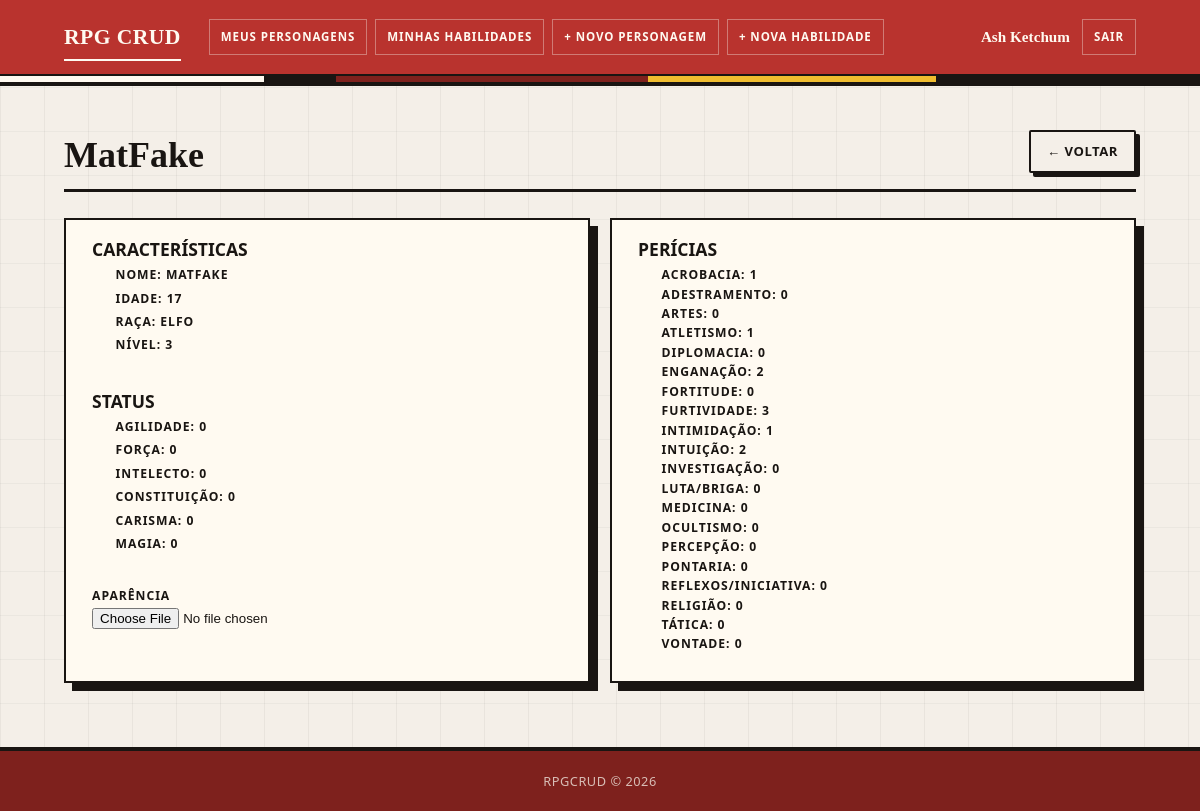
Page /pages/personagem_espiar.php?id=30 (signed in) on the committed database.
### tables this page shows
CREATE TABLE `personagem` (
  `id_usuario` int(11) DEFAULT NULL,
  `id` int(11) NOT NULL,
  `nome` varchar(100) NOT NULL,
  `idade` int(11) DEFAULT NULL,
  `raca` varchar(40) NOT NULL,
  `nivel` int(11) NOT NULL,
  `agilidade` int(11) NOT NULL,
  `forca` int(11) NOT NULL,
  `intelecto` int(11) NOT NULL,
  `constituicao` int(11) NOT NULL,
  `carisma` int(11) NOT NULL,
  `magia` int(11) NOT NULL,
  `aparencia` varchar(255) DEFAULT NULL,
  `deletado` tinyint(1) NOT NULL DEFAULT 0,
  `lore` text DEFAULT NULL
);

CREATE TABLE `pericias` (
  `id_personagem` int(11) DEFAULT NULL,
  `acrobacia` int(11) NOT NULL,
  `adestramento` int(11) NOT NULL,
  `artes` int(11) NOT NULL,
  `atletismo` int(11) NOT NULL,
  `diplomacia` int(11) NOT NULL,
  `enganacao` int(11) NOT NULL,
  `fortitude` int(11) NOT NULL,
  `furtividade` int(11) NOT NULL,
  `intimidacao` int(11) NOT NULL,
  `intuicao` int(11) NOT NULL,
  `investigacao` int(11) NOT NULL,
  `luta_briga` int(11) NOT NULL,
  `medicina` int(11) NOT NULL,
  `ocultismo` int(11) NOT NULL,
  `percepcao` int(11) NOT NULL,
  `pontaria` int(11) NOT NULL,
  `reflexos_iniciativa` int(11) NOT NULL,
  `religiao` int(11) NOT NULL,
  `tatica` int(11) NOT NULL,
  `vontade` int(11) NOT NULL
);

### config/database.php (called while the page is built, shortened)
<?php
function getConexao(): PDO {
    $dsn = "mysql:host=" . DB_HOST . ";dbname=" . DB_NAME . ";charset=" . DB_CHARSET;
    $opcoes = [
        PDO::ATTR_ERRMODE            => PDO::ERRMODE_EXCEPTION,
        PDO::ATTR_DEFAULT_FETCH_MODE => PDO::FETCH_ASSOC,
        PDO::ATTR_EMULATE_PREPARES   => false,
    ];
    return new PDO($dsn, DB_USER, DB_PASS, $opcoes);
}

### repository/PersonagemRepository.php (called while the page is built, shortened)
<?php
require_once __DIR__ . '/../config/database.php';
require_once __DIR__ . '/../entity/Personagem.php';
class PersonagemRepository {
    private PDO $pdo;
    public function __construct() {
        $this->pdo = getConexao();
    }
    public function buscarPorId(int $id): ?Personagem {
        $stmt = $this->pdo->prepare('SELECT * FROM personagem WHERE id = :id LIMIT 1');
        $stmt->execute([':id' => $id]);
        $dados = $stmt->fetch();
        if ($dados) {
            return new Personagem($dados);
        }
        return null;
    }
}

### entity/Personagem.php (called while the page is built, shortened)
<?php
class Personagem {
    private string $nome;
    private int    $idade;
    private string $raca;
    private int    $nivel;
    private int    $agilidade;
    private int    $forca;
    private int    $intelecto;
    private int    $constituicao;
    private int    $carisma;
    private int    $magia;
    public function __construct(array $dados) {
        $this->nome              =        $dados['nome']       ?? '';
        $this->idade             = (int) ($dados['idade']      ?? 0);
        $this->raca              =        $dados['raca'] ?? '';
        $this->nivel             = (int) ($dados['nivel']        ?? 0);
        $this->agilidade         = (int) ($dados['agilidade']       ?? 0);
        $this->forca             = (int) ($dados['forca']       ?? 0);
        $this->intelecto         = (int) ($dados['intelecto']      ?? 0);
        $this->constituicao      = (int) ($dados['constituicao'] ?? 0);
        $this->carisma           = (int) ($dados['carisma']        ?? 0);
        $this->magia             = (int) ($dados['magia']       ?? 0);
    }
    public function getNome():            string { return $this->nome; }
    public function getIdade():           int    { return $this->idade; }
    public function getRaca():            string { return $this->raca; }
    public function getNivel():           int    { return $this->nivel; }
    public function getAgilidade():       int    { return $this->agilidade; }
    public function getForca():           int    { return $this->forca; }
    public function getIntelecto():       int    { return $this->intelecto; }
    public function getConstituicao():    int    { return $this->constituicao; }
    public function getCarisma():         int    { return $this->carisma; }
    public function getMagia():           int    { return $this->magia; }
}

### repository/PericiaRepository.php (called while the page is built, shortened)
<?php
require_once __DIR__ . '/../config/database.php';
require_once __DIR__ . '/../entity/Pericia.php';
class PericiaRepository {
    private PDO $pdo;
    public function __construct() {
        $this->pdo = getConexao();
    }
    public function buscarPorId(int $id_personagem): ?Pericia {
        $stmt = $this->pdo->prepare('SELECT * FROM pericias WHERE id_personagem = :id_personagem LIMIT 1');
        $stmt->execute([':id_personagem' => $id_personagem]);
        $dados = $stmt->fetch();
        if ($dados) {
            return new Pericia($dados);
        }
        return null;
    }
}

### entity/Pericia.php (called while the page is built, shortened)
<?php
class Pericia {
    private int    $acrobacia;
    private int    $adestramento;
    private int    $artes;
    private int    $atletismo;
    private int    $diplomacia;
    private int    $enganacao;
    private int    $fortitude;
    private int    $furtividade;
    private int    $intimidacao;
    private int    $intuicao;
    private int    $investigacao;
    private int    $luta_briga;
    private int    $medicina;
    private int    $ocultismo;
    private int    $percepcao;
    private int    $pontaria;
    private int    $reflexos_iniciativa;
    private int    $religiao;
    private int    $tatica;
    private int    $vontade;
    public function __construct(array $dados) {
        $this->acrobacia            = (int) ($dados['acrobacia']  ?? 0);
        $this->adestramento         = (int) ($dados['adestramento']  ?? 0);
        $this->artes                = (int) ($dados['artes']  ?? 0);
        $this->atletismo            = (int) ($dados['atletismo']  ?? 0);
        $this->diplomacia           = (int) ($dados['diplomacia']  ?? 0);
        $this->enganacao            = (int) ($dados['enganacao']  ?? 0);
        $this->fortitude            = (int) ($dados['fortitude']  ?? 0);
        $this->furtividade          = (int) ($dados['furtividade']  ?? 0);
        $this->intimidacao          = (int) ($dados['intimidacao']  ?? 0);
        $this->intuicao             = (int) ($dados['intuicao']  ?? 0);
        $this->investigacao         = (int) ($dados['investigacao']  ?? 0);
        $this->luta_briga           = (int) ($dados['luta_briga']  ?? 0);
        $this->medicina             = (int) ($dados['medicina']  ?? 0);
        $this->ocultismo            = (int) ($dados['ocultismo']  ?? 0);
        $this->percepcao            = (int) ($dados['percepcao']  ?? 0);
        $this->pontaria             = (int) ($dados['pontaria']  ?? 0);
        $this->reflexos_iniciativa  = (int) ($dados['reflexos_iniciativa']  ?? 0);
        $this->religiao             = (int) ($dados['religiao']  ?? 0);
        $this->tatica               = (int) ($dados['tatica']  ?? 0);
        $this->vontade              = (int) ($dados['vontade']  ?? 0);
    }
    public function getAcrobacia():                 int    { return $this->acrobacia; }
    public function getAdestramento():              int    { return $this->adestramento; }
    public function getArtes():                     int    { return $this->artes; }
    public function getAtletismo():                 int    { return $this->atletismo; }
    public function getDiplomacia():                int    { return $this->diplomacia; }
    public function getEnganacao():                 int    { return $this->enganacao; }
    public function getFortitude():                 int    { return $this->fortitude; }
    public function getFurtividade():               int    { return $this->furtividade; }
    public function getIntimidacao():               int    { return $this->intimidacao; }
    public function getIntuicao():                  int    { return $this->intuicao; }
    public function getInvestigacao():              int    { return $this->investigacao; }
    public function getLuta_Briga():                int    { return $this->luta_briga; }
    public function getMedicina():                  int    { return $this->medicina; }
    public function getOcultismo():                 int    { return $this->ocultismo; }
    public function getPercepcao():                 int    { return $this->percepcao; }
    public function getPontaria():                  int    { return $this->pontaria; }
    public function getReflexos_Iniciativa():       int    { return $this->reflexos_iniciativa; }
    public function getReligiao():                  int    { return $this->religiao; }
    public function getTatica():                    int    { return $this->tatica; }
    public function getVontade():                   int    { return $this->vontade; }
}

### pages/personagem_espiar.php (the view, shortened to what this page needs)
<?php
require_once __DIR__ . '/../repository/PersonagemRepository.php';
require_once __DIR__ . '/../repository/PericiaRepository.php';
$repo_personagem = new PersonagemRepository();
$repo_pericia = new PericiaRepository();
$personagem = null;
$pericias = null;
$id_personagem = 0;
if (isset($_GET['id'])) {
    $id_personagem = (int) $_GET['id'];
}
if ($id_personagem > 0) {
  $personagem = $repo_personagem->buscarPorId($id_personagem);
  $pericias = $repo_pericia->buscarPorId($id_personagem);
}
require_once __DIR__ . '/../includes/header.php';
?>
<div class="page-header">
  <h2><?= $personagem->getNome(); ?></h2>
  <a href="index.php" class="btn btn-ghost">← Voltar</a>
</div>
<div class="conteudo">
<div class="form-card">
  <div class="form-group">
      <h3 for="caracteristicas">CARACTERÍSTICAS</h3>
      <div class="form-group2">
        <label for="nome">Nome: <?= $personagem->getNome() ?></label>
      </div>
      <div class="form-group2">
        <label for="idade">Idade: <?= $personagem->getIdade() ?></label>
      </div>
      <div class="form-group2">
        <label for="raca">Raça: <?= $personagem->getRaca() ?></label>
      </div>
      <div class="form-group2">
        <label for="nivel">Nível: <?= $personagem->getNivel() ?></label>
      </div>
  </div>
    <div class="form-group">
      <h3 for="status">STATUS</h3>
      <div class="form-group2">
        <label for="agilidade">Agilidade: <?= $personagem->getAgilidade() ?></label>
      </div>
      <div class="form-group2">
        <label for="forca">Força: <?= $personagem->getForca() ?></label>
      </div>
      <div class="form-group2">
        <label for="intelecto">Intelecto: <?= $personagem->getIntelecto() ?></label>
      </div>
      <div class="form-group2">
        <label for="constituicao">Constituição: <?= $personagem->getConstituicao() ?></label>
      </div>
      <div class="form-group2">
        <label for="carisma">Carisma: <?= $personagem->getCarisma() ?></label>
      </div>
      <div class="form-group2">
        <label for="magia">Magia: <?= $personagem->getMagia() ?></label>
      </div>
    </div>
    <div class="form-group">
      <label for="aparencia">Aparência</label>
      <input
        type="file"
        id="aparencia"
        name="aparencia"
        value="<?= $aparencia ?>"
      />
    </div>
</div>
<div class="form-card">
    <div class="form-group">
        <h3>PERÍCIAS</h3>
        <div class="form-group2">
            <label for="acrobacia">Acrobacia: <?= $pericias->getAcrobacia() ?></label>
            <label for="adestramento">Adestramento: <?= $pericias->getAdestramento() ?></label>
            <label for="artes">Artes: <?= $pericias->getArtes() ?></label>
            <label for="atletismo">Atletismo: <?= $pericias->getAtletismo() ?></label>
            <label for="diplomacia">Diplomacia: <?= $pericias->getDiplomacia() ?></label>
            <label for="enganacao">Enganação: <?= $pericias->getEnganacao() ?></label>
            <label for="fortitude">Fortitude: <?= $pericias->getFortitude() ?></label>
            <label for="furtividade">Furtividade: <?= $pericias->getFurtividade() ?></label>
            <label for="intimidacao">Intimidação: <?= $pericias->getIntimidacao() ?></label>
            <label for="intuicao">Intuição: <?= $pericias->getIntuicao() ?></label>
            <label for="investigacao">Investigação: <?= $pericias->getInvestigacao() ?></label>
            <label for="luta_briga">Luta/Briga: <?= $pericias->getLuta_Briga() ?></label>
            <label for="medicina">Medicina: <?= $pericias->getMedicina() ?></label>
            <label for="ocultismo">Ocultismo: <?= $pericias->getOcultismo() ?></label>
            <label for="percepcao">Percepção: <?= $pericias->getPercepcao() ?></label>
            <label for="pontaria">Pontaria: <?= $pericias->getPontaria() ?></label>
            <label for="reflexos_iniciativa">Reflexos/Iniciativa: <?= $pericias->getReflexos_Iniciativa() ?></label>
            <label for="religiao">Religião: <?= $pericias->getReligiao() ?></label>
            <label for="tatica">Tática: <?= $pericias->getTatica() ?></label>
            <label for="vontade">Vontade: <?= $pericias->getVontade() ?></label>
        </div>
    </div>
</div>
</div>
<?php require_once __DIR__ . '/../includes/footer.php'; ?>

### assets/style.css (style rules this page uses)
*, *::before, *::after { box-sizing: border-box; margin: 0; padding: 0; }
:root { --paper: #f4efe8; --paper-soft: #fffaf1; --ink: #191512; --ink-soft: #4b433b; --line: #1f1b16; --muted: #776f63; --orange: #c4572b; --orange-dark: #8f3425; --green: #69785a; --green-dark: #3f4c36; --yellow: #f0bd2f; --yellow-soft: #f7dfa0; --red: #b9332e; --red-dark: #7e211d; --red-soft: #f0d4c9; --cream: #ede0cf; --radius: 2px; --shadow: 8px 8px 0 var(--ink); --shadow-sm: 4px 4px 0 var(--ink); }
html { min-height: 100%; }
body { position: relative; isolation: isolate; min-height: 100vh; display: flex; flex-direction: column; color: var(--ink); background: linear-gradient(90deg, rgba(24,23,20,.05) 1px, transparent 1px), linear-gradient(0deg, rgba(24,23,20,.04) 1px, transparent 1px), var(--paper); background-size: 44px 44px, 44px 44px, auto; font-family: "Trebuchet MS", "Segoe UI", system-ui, sans-serif; font-size: 15px; line-height: 1.6; }
a { color: var(--ink); text-decoration-color: var(--red); text-decoration-thickness: 2px; text-underline-offset: 3px; }
.page-header { display: flex; align-items: flex-end; justify-content: space-between; gap: 18px; margin-bottom: 26px; padding-bottom: 16px; border-bottom: 3px solid var(--ink); }
.page-header h2 { position: relative; font-family: Georgia, "Times New Roman", serif; font-size: clamp(1.9rem, 3vw, 2.6rem); line-height: 1; font-weight: 700; letter-spacing: 0; }
.btn { display: inline-flex; align-items: center; justify-content: center; gap: 8px; min-height: 40px; padding: 9px 16px; border: 2px solid var(--ink); border-radius: var(--radius); color: var(--ink); background: var(--paper-soft); box-shadow: var(--shadow-sm); font-size: .82rem; font-weight: 900; letter-spacing: .04em; text-transform: uppercase; cursor: pointer; text-decoration: none; transition: transform .12s ease, box-shadow .12s ease, background .12s ease; }
.btn-ghost { background: var(--paper); }
.form-card, .confirm-card, .login-card, .form-pericias { position: relative; background: var(--paper-soft); border: 2px solid var(--ink); box-shadow: var(--shadow); }
.conteudo { display: grid; grid-template-columns: 1fr 1fr; gap: 20px; }
.form-group, .div-pericia { margin-bottom: 20px; margin-left: 5%; margin-right: 5%; padding-top: 5px; padding-bottom: 5px; }
.form-group label { display: block; margin-bottom: 0px; color: var(--ink); font-size: .76rem; font-weight: 900; letter-spacing: .08em; text-transform: uppercase; }
.form-group2 { margin-left: 5%; padding-top: 2px; padding-bottom: 2px; }
.form-card, .form-pericias { max-width: 620px; padding-top: 10px; }

### rows in the picture
personagem: nome "MatFake", nome "MATFAKE", idade "17", raca "ELFO", nivel "3", agilidade "0", forca "0", intelecto "0", constituicao "0", carisma "0", magia "0"
pericias: acrobacia "1", adestramento "0", artes "0", atletismo "1", diplomacia "0", enganacao "2", fortitude "0", furtividade "3", intimidacao "1", intuicao "2", investigacao "0", luta_briga "0", medicina "0", ocultismo "0", percepcao "0", pontaria "0", reflexos_iniciativa "0", religiao "0", tatica "0", vontade "0"

### other values in the picture
$nomeUser "Ash Ketchum"
